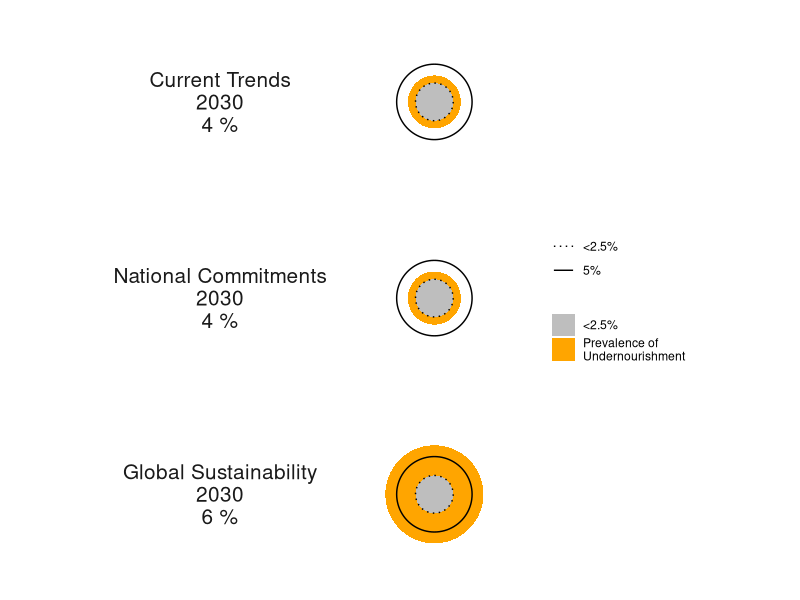
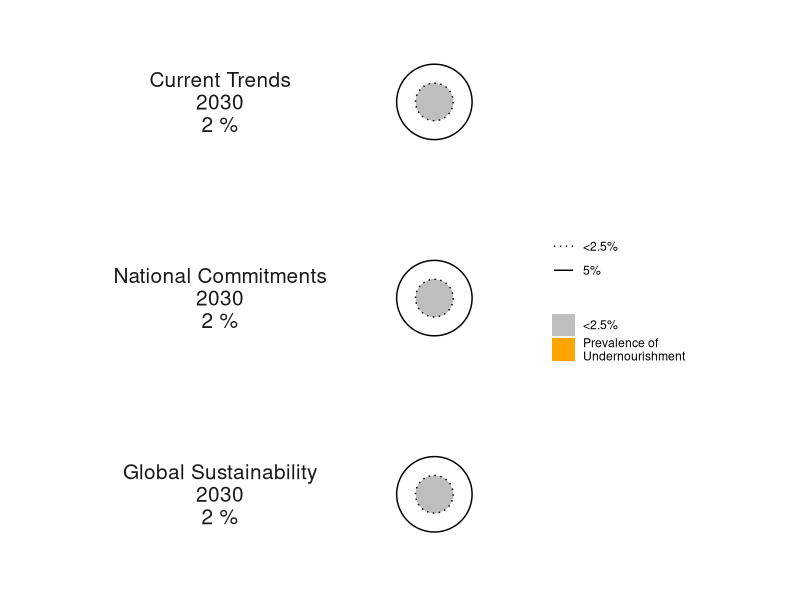
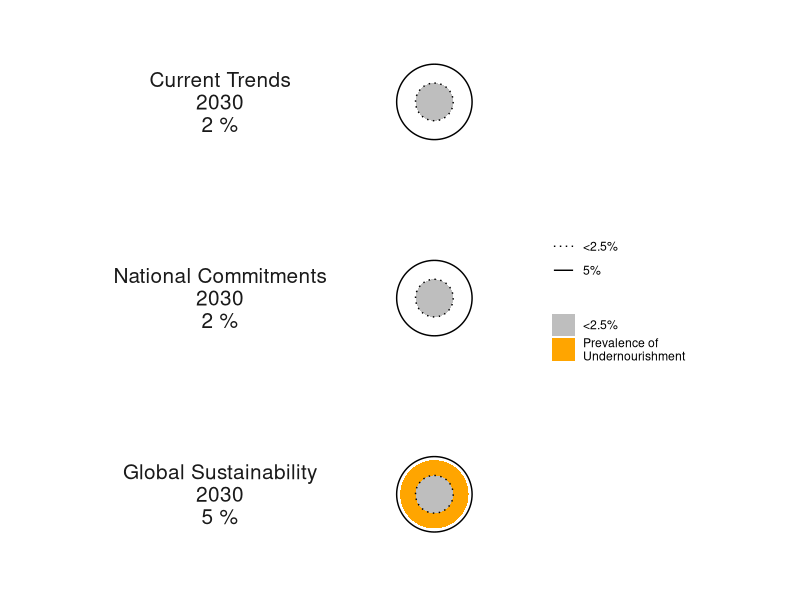
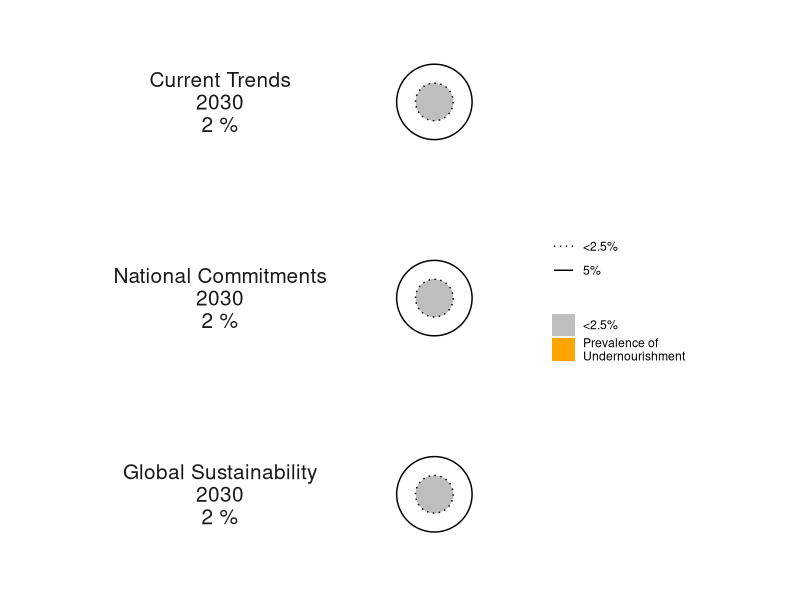
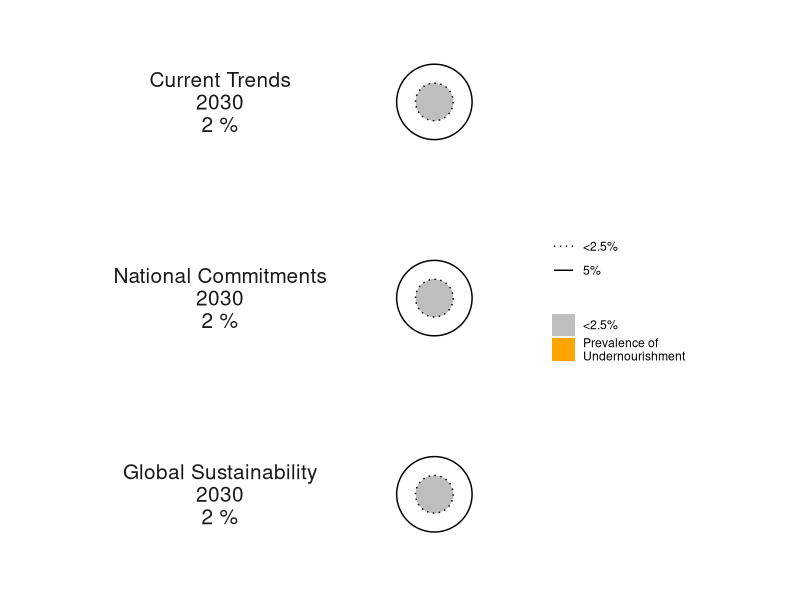
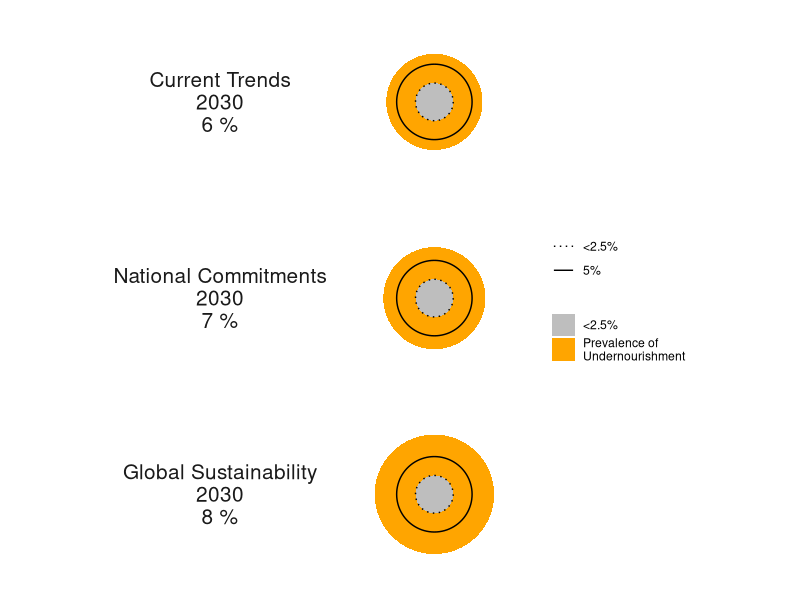
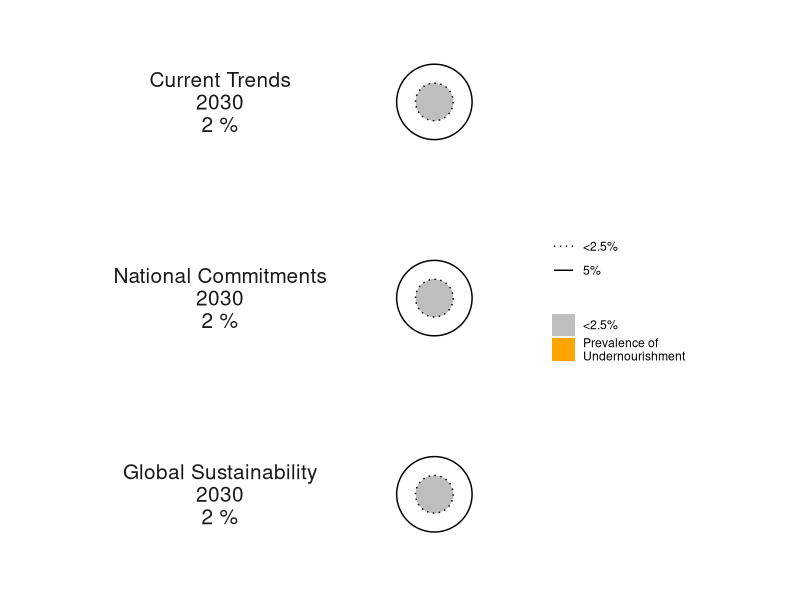
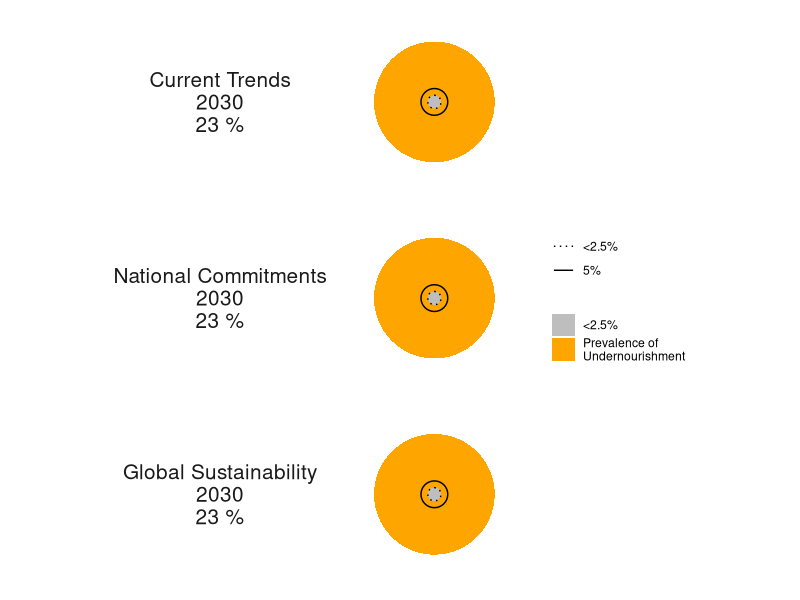

Source code (R) for these figures, in order:
## Prevalence of undernourishment

# libraries ---------------------------------------------------------------
library(here)
#library(plyr)
library(dplyr)
library(tidyr)
library(readxl)
library(readr)
library(ggplot2)
library(conflicted)


conflicted::conflict_prefer("rename", "dplyr")
conflicted::conflict_prefer("mutate", "dplyr")
conflicted::conflict_prefer("summarise", "dplyr")
conflicts_prefer(dplyr::filter)
here()


#Data -------------------------------------------------------------------
scenathon<- read.csv(here("data", "240523_FullDataBase_expost.csv"), sep = "") %>% 
  filter(tradeadjustment == "Yes") %>% 
  filter(year %in% c("2030")) %>% 
  mutate( pathway_id = factor(pathway_id, levels = c("CT", "NC", "GS"))) %>% 
  select(pathway_id, country, year, pou_computed) 
  

#List countries
countries <- c(
  "ARG",
  "AUS",
  "BRA"
  , "CAN", "CHN", "COL","DEU",
  "ETH"
  ,"FIN","GBR", "IDN", "IND",
  "MEX"
  ,"NOR", "RUS", "RWA","SWE",  "USA",
  "DNK",
  "GRC","TUR", "NPL",
  "R_ASP", "R_CSA", "R_NMC", "R_OEU", "R_NEU", "R_SSA"
)



figure_directory <- here("output", "figures", "Figure6_PoU")
dir.create(figure_directory, recursive = TRUE, showWarnings = FALSE)
print(figure_directory)

myLinetype <- c("dotted", "solid")
names(myLinetype) <- c("<2.5%", "5%")


# Loop for each country

for (cur_country in countries) {
  
  country_data <- subset(scenathon, country == cur_country) %>% 
    mutate(pou_computed = ifelse(is.na(pou_computed), 2.49, pou_computed)) %>% 
    mutate(pou_display = ifelse(is.na(pou_computed), "<2.5", pou_computed))
  
  CT_kcal_tot <- country_data %>% filter(pathway_id == "CT") %>% pull(pou_display) %>% unique() %>% round()
  NC_kcal_tot <- country_data %>% filter(pathway_id == "NC") %>% pull(pou_display) %>% unique() %>% round()
  GS_kcal_tot <- country_data %>% filter(pathway_id == "GS") %>% pull(pou_display) %>% unique() %>% round()
  
  
  cat.labs <- c(CT = paste0("Current Trends\n2030\n", CT_kcal_tot, " %"),
                NC = paste0("National Commitments\n2030\n", NC_kcal_tot, " %"),
                GS = paste0("Global Sustainability\n2030\n", GS_kcal_tot, " %"))
  
  # Create plot for the specific country
  p_POU <- ggplot(data = country_data) +
    geom_col(aes(x = 1, y = pou_computed, fill = "Prevalence of \nUndernourishment"),
             position = "identity",
             width = 1
             # ,
             # show.legend = F
             ) +
    geom_col(aes(x = 1, y = rep(2.5, 3), fill = "<2.5%"),
             position = "identity",
             width = 1
             # ,
             # show.legend = F
             ) +
      scale_fill_manual(values = c("Prevalence of \nUndernourishment" = "orange", "<2.5%" = "grey"), name = NULL)+
    theme(axis.title.x = element_blank()) +
    scale_y_continuous(limits = c(0, max(1.25*max(country_data$pou_computed), 10)))+
    coord_polar() +
    facet_grid(pathway_id ~ ., 
               switch = "y",
               labeller = labeller(pathway_id = cat.labs)
               ) +
    geom_hline(aes(yintercept = 2.5,
                     linetype = "<2.5%")) +
    geom_hline(aes(yintercept = 5,
                     linetype = "5%")) +
    scale_linetype_manual(values = myLinetype, name = NULL) +
    #guides(colour = guide_legend(override.aes = list(linetype = 0, shape=''))) +
    # guides(fill=guide_legend(nrow=5),
    #        colour=guide_legend(nrow = 2),
    #        linetype = guide_legend(nrow = 2)) +
    theme_minimal() +
    labs(x = NULL, 
         y = NULL) +
    theme(axis.text.y = element_blank(),
          axis.text.x = element_blank(),
          axis.ticks.y = element_blank(),
          panel.grid = element_blank(),
          panel.border = element_blank(),
          plot.caption = element_text(hjust = 0.15, 
                                      color = "#666666", face= "sans"),
          #panel.spacing = unit(-2.5, "lines"),
          strip.text = element_text(size = 15, family = "sans"),
          strip.text.y.left = element_text(angle = 0),
          strip.placement = "outside"
          # ,
          # plot.margin = margin(t = -10, b= -20)
          )
  
  # Save the plot as a TIFF file
  filename <- paste0(format(Sys.Date(),format = "%y%m%d"), "_", gsub(" ", "_", cur_country), ".tiff")
  tiff(
    filename = here(figure_directory, filename),
    units = "in", height = 5, width = 5.5, res = 300)
  print(p_POU)
  dev.off()
  
}
